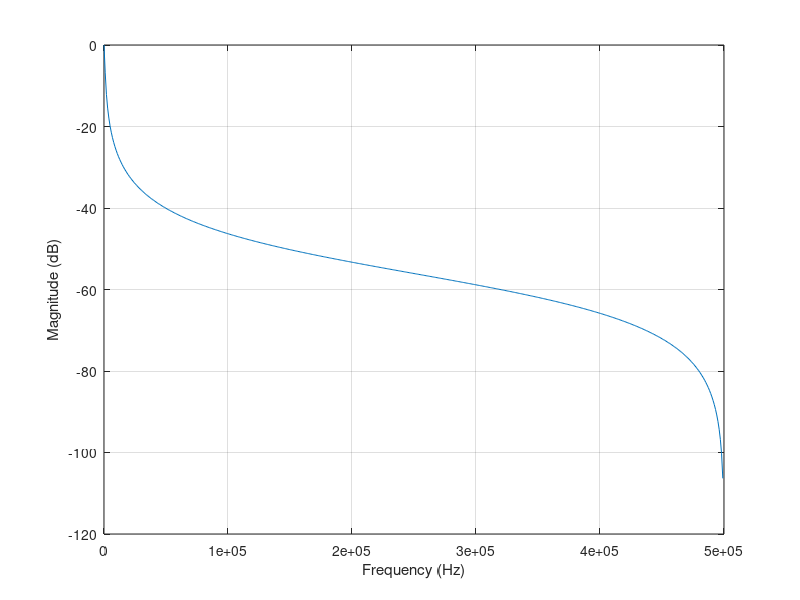
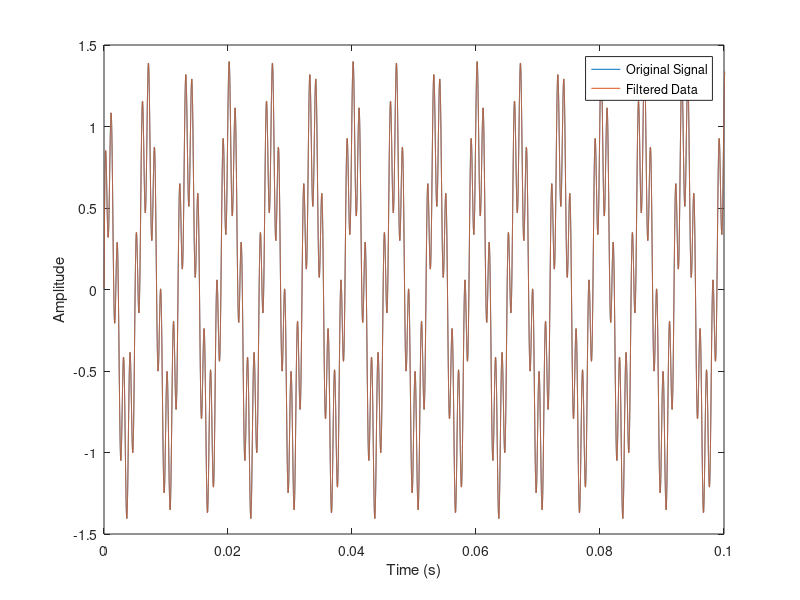

Write the MATLAB code that produced these figures, in order.
fc = 500;
Fs = 1e6; 
Wn = (2/Fs)*fc;

t = linspace(0,1,Fs);
x = cos(2*pi*1000*t) + cos(2*pi*150*t);

figure(1)
[b,a] = butter(1,Wn);
[h,f] = freqz(b,a,[],Fs);
plot(f,mag2db(abs(h)))
xlabel('Frequency (Hz)')
ylabel('Magnitude (dB)')
grid

figure(2)
y = filter(b,a,x);
plot(t,y,t,y)
xlim([0 0.1])
xlabel('Time (s)')
ylabel('Amplitude')
legend('Original Signal','Filtered Data')